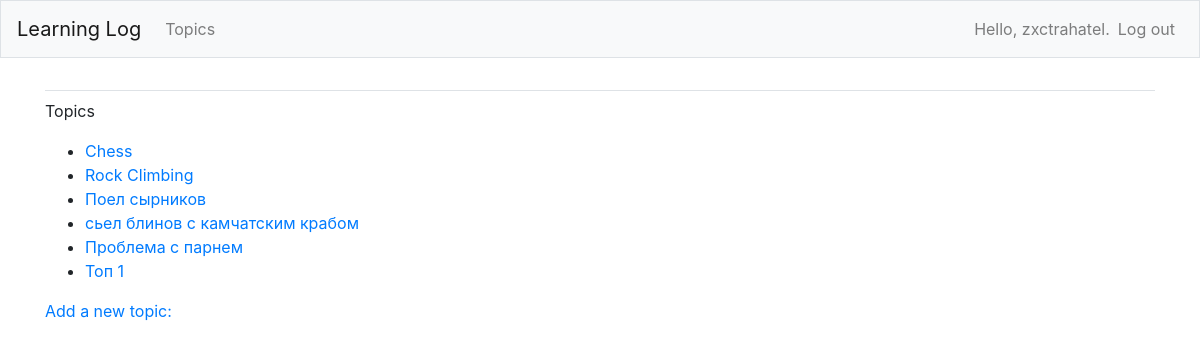
The app's page /topics/ (signed in) with its own data.
### learning_logs/models.py (models this page shows)
class Topic(models.Model):
    text = models.CharField(max_length=200)
    date_added = models.DateTimeField(auto_now_add=True)
    owner = models.ForeignKey(User, on_delete=models.CASCADE)
    def __str__(self):
        return self.text

### learning_logs/views.py (the view)
# urls.py: path('topics/', views.topics, name='topics'),
@login_required
def topics(request):
    topics = Topic.objects.filter(owner=request.user).order_by('date_added')
    context = {'topics': topics}
    return render(request, 'learning_logs/topics.html', context)

### learning_logs/templates/learning_logs/topics.html (shortened to what this page needs)
{% extends "learning_logs/base.html" %}
{% block content %}
  <p>Topics</p>
  <ul>
    {% for topic in topics %}
        <li>
            <a href="{% url 'learning_logs:topic' topic.id %}">{{ topic }}</a>
            <link rel="stylesheet" href="style.css">
        </li>
    {% endfor %}
  </ul>
    <a href="{%url 'learning_logs:new_topic' %} ">Add a new topic:</a>
{% endblock content %}

### learning_logs/templates/learning_logs/base.html (shortened to what this page needs)
{% load bootstrap4 %}
<!doctype html>
<html lang="en">
<head>
	{% bootstrap_css %}
</head>
<body>
<nav class="navbar navbar-expand-md navbar-light bg-light mb-4 border">
	<a class="navbar-brand" href="{% url 'learning_logs:index' %}">
		Learning Log</a>
	<div class="collapse navbar-collapse" id="navbarCollapse">
		<ul class="navbar-nav mr-auto">
			<li class="nav-item">
				<a class="nav-link" href="{% url 'learning_logs:topics' %}">
					Topics</a></li>
		</ul>
		<ul class="navbar-nav ml-auto">
			{% if user.is_authenticated %}
				<li class="nav-item">
					<span class="navbar-text"> Hello, {{ user.username }}.</span>
				</li>
				<li class="nav-item">
					<a class="nav-link" href="{% url 'users:logout' %}">Log out</a>
				</li>
			{% else %}
				<li class="nav-item">
					<a class="nav-link" href="{% url 'users:register' %}">Register</a>
				</li>
				<li class="nav-item">
					<a class="nav-link" href="{% url 'users:register' %}">Log in</a></li>
			{% endif %}
		</ul>
	</div>
</nav>
<main role="main" class="container">
	<div class="pb-2 mb-2 border-bottom">
	</div>
	<div>
		{% block content %}{% endblock content %}
	</div>
</main>
</body>
</html>

### records on screen
Topic: text "Chess"
Topic: text "Rock Climbing"
Topic: text "Поел сырников"
Topic: text "сьел блинов с камчатским крабом"
Topic: text "Проблема с парнем"
Topic: text "Топ 1"

### other values on screen
{{ user.username }} "zxctrahatel"
